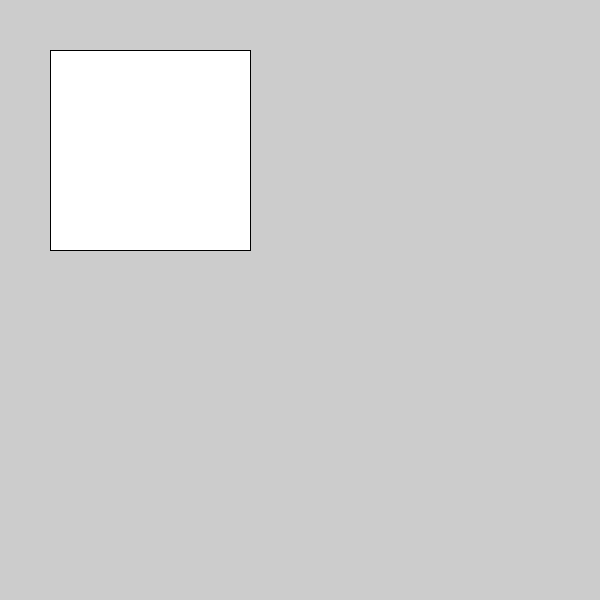
Frame 1 (no input)
Frame 60 (the mouse pressed at the canvas centre just before this capture): identical to frame 1, image omitted
Frame 120 (the mouse held since frame 60 and released just before this capture): identical to frame 1, image omitted

The Processing sketch that drew this single still picture (run headless with seeded random() and noise(); from frame 60 on, the mouse is pressed at the canvas centre):

// Processing sketch: sample_09_function_01
// ── sample_09_function_01.pde
void drawMyFace(){
  ellipse(100, 100, 100, 100);
  rect(50, 50, 200, 200);
}


void setup(){
  size(600, 600);
}

void draw(){
  drawMyFace();
}
